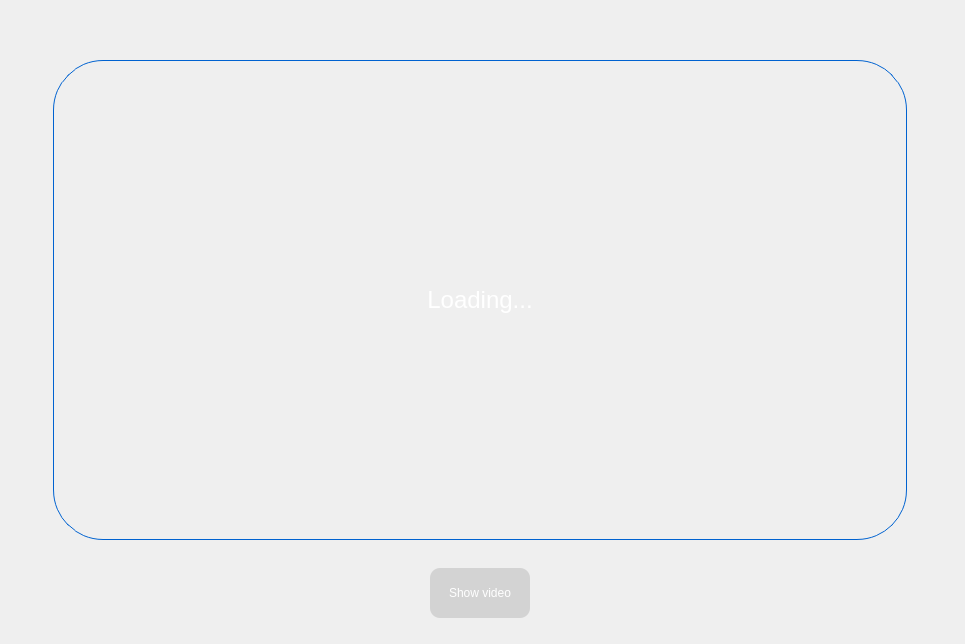
<?xml version="1.0" encoding="UTF-8"?>
<ui version="4.0">
 <class>MainWindow</class>
 <widget class="QMainWindow" name="MainWindow">
  <property name="geometry">
   <rect>
    <x>0</x>
    <y>0</y>
    <width>965</width>
    <height>644</height>
   </rect>
  </property>
  <property name="sizePolicy">
   <sizepolicy hsizetype="Fixed" vsizetype="Fixed">
    <horstretch>1</horstretch>
    <verstretch>0</verstretch>
   </sizepolicy>
  </property>
  <property name="maximumSize">
   <size>
    <width>1024</width>
    <height>1024</height>
   </size>
  </property>
  <property name="contextMenuPolicy">
   <enum>Qt::NoContextMenu</enum>
  </property>
  <property name="acceptDrops">
   <bool>true</bool>
  </property>
  <property name="windowTitle">
   <string>MainWindow</string>
  </property>
  <property name="autoFillBackground">
   <bool>false</bool>
  </property>
  <property name="styleSheet">
   <string notr="true">font: 700 11pt &quot;Ubuntu Mono&quot;;
color: #00062b;
background-color: qradialgradient(cx:0.5, cy:0.4, radius: 0.5,
                fx:0.5, fy:0.5, stop:0 #00062b,stop:1 #0c004b);

</string>
  </property>
  <widget class="QWidget" name="centralwidget">
   <property name="styleSheet">
    <string notr="true"/>
   </property>
   <widget class="QWidget" name="verticalLayoutWidget">
    <property name="geometry">
     <rect>
      <x>0</x>
      <y>60</y>
      <width>961</width>
      <height>581</height>
     </rect>
    </property>
    <layout class="QVBoxLayout" name="verticalLayout">
     <property name="sizeConstraint">
      <enum>QLayout::SetMaximumSize</enum>
     </property>
     <item alignment="Qt::AlignHCenter">
      <widget class="QLabel" name="videoLabel">
       <property name="minimumSize">
        <size>
         <width>854</width>
         <height>480</height>
        </size>
       </property>
       <property name="maximumSize">
        <size>
         <width>854</width>
         <height>480</height>
        </size>
       </property>
       <property name="baseSize">
        <size>
         <width>200</width>
         <height>200</height>
        </size>
       </property>
       <property name="styleSheet">
        <string notr="true">color: white;
font-size: 24px;
background-color: none;
border: 1px solid #0062d0;
border-radius: 50% 50%;</string>
       </property>
       <property name="text">
        <string>Loading...</string>
       </property>
       <property name="scaledContents">
        <bool>true</bool>
       </property>
       <property name="alignment">
        <set>Qt::AlignCenter</set>
       </property>
      </widget>
     </item>
     <item>
      <spacer name="verticalSpacer_2">
       <property name="orientation">
        <enum>Qt::Vertical</enum>
       </property>
       <property name="sizeHint" stdset="0">
        <size>
         <width>20</width>
         <height>40</height>
        </size>
       </property>
      </spacer>
     </item>
     <item alignment="Qt::AlignHCenter|Qt::AlignVCenter">
      <widget class="QPushButton" name="pushButton">
       <property name="sizePolicy">
        <sizepolicy hsizetype="Expanding" vsizetype="Fixed">
         <horstretch>0</horstretch>
         <verstretch>0</verstretch>
        </sizepolicy>
       </property>
       <property name="minimumSize">
        <size>
         <width>100</width>
         <height>50</height>
        </size>
       </property>
       <property name="maximumSize">
        <size>
         <width>100</width>
         <height>50</height>
        </size>
       </property>
       <property name="styleSheet">
        <string notr="true">color: white;
background-color: rgba(0, 0, 0, 30);
border: none;
border-radius: 10px</string>
       </property>
       <property name="text">
        <string>Show video</string>
       </property>
      </widget>
     </item>
     <item>
      <spacer name="verticalSpacer">
       <property name="orientation">
        <enum>Qt::Vertical</enum>
       </property>
       <property name="sizeHint" stdset="0">
        <size>
         <width>20</width>
         <height>40</height>
        </size>
       </property>
      </spacer>
     </item>
    </layout>
   </widget>
  </widget>
 </widget>
 <resources/>
 <connections/>
</ui>
